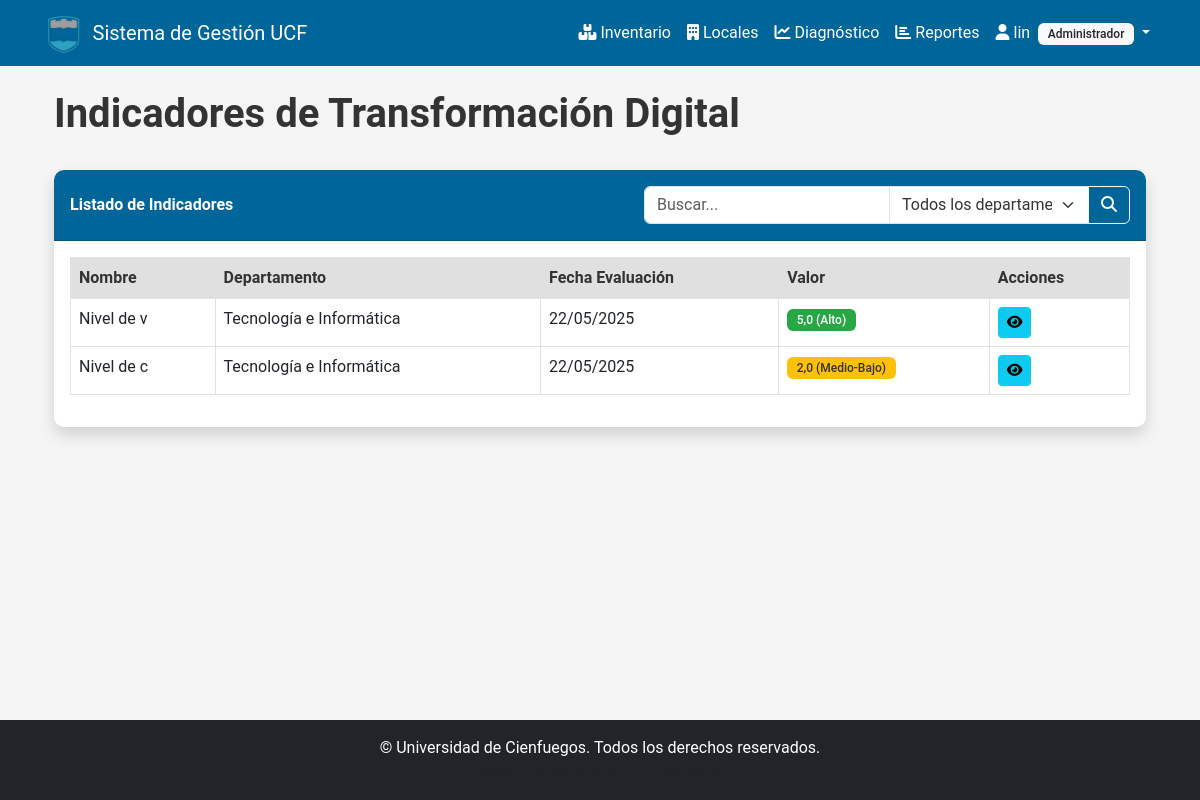
The app's page /diagnostico/indicadores/ (signed in), older data.
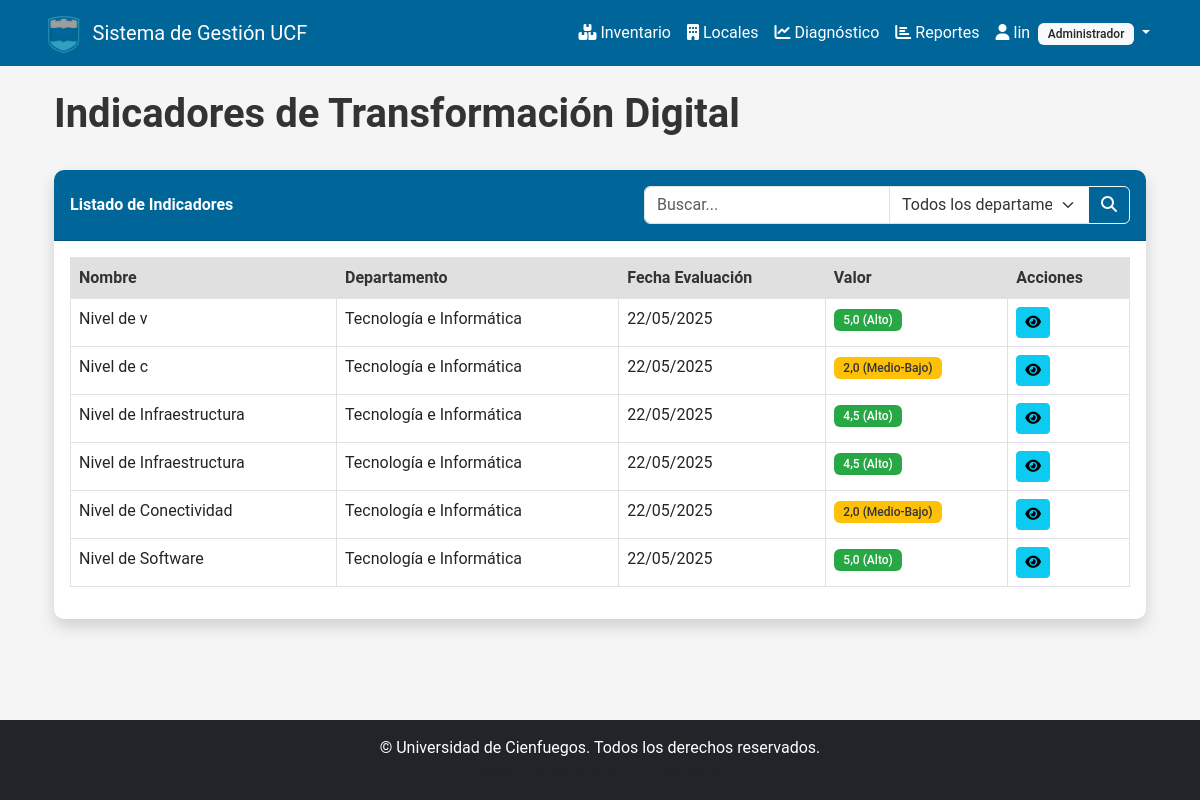
The same page, newer data.
### usuarios/models.py (models this page shows, shortened)
class PerfilUsuario(models.Model):
    usuario = models.OneToOneField(
        User, on_delete=models.CASCADE, related_name='perfil')
    departamento = models.ForeignKey(
        Departamento, on_delete=models.SET_NULL, null=True)
    rol = models.ForeignKey(Rol, on_delete=models.SET_NULL, null=True)
    fecha_registro = models.DateTimeField(auto_now_add=True)
    ultimo_acceso = models.DateTimeField(null=True, blank=True)
    telefono = models.CharField(max_length=20, blank=True, null=True)
    foto = models.ImageField(upload_to='perfiles/', blank=True, null=True)
    class Meta:
        verbose_name = "Perfil de Usuario"
        verbose_name_plural = "Perfiles de Usuarios"

class Rol(models.Model):
    nombre = models.CharField(max_length=50)
    descripcion = models.TextField(blank=True, null=True)
    permisos = models.TextField(blank=True, null=True)
    class Meta:
        verbose_name = "Rol"
        verbose_name_plural = "Roles"

class Departamento(models.Model):
    nombre = models.CharField(max_length=100)
    descripcion = models.TextField(blank=True, null=True)
    ubicacion = models.CharField(max_length=100, blank=True, null=True)
    responsable = models.ForeignKey(
        User, on_delete=models.SET_NULL, null=True, related_name='departamentos_a_cargo')
    class Meta:
        verbose_name = "Departamento"
        verbose_name_plural = "Departamentos"

### diagnostico/models.py (models this page shows, shortened)
class IndicadorDiagnostico(models.Model):
    diagnostico = models.ForeignKey(
        Diagnostico, on_delete=models.CASCADE, related_name='indicadores')
    nombre = models.CharField(max_length=100)
    valor = models.FloatField()
    descripcion = models.TextField(blank=True, null=True)
    recomendacion = models.TextField(blank=True, null=True)
    class Meta:
        verbose_name = "Indicador de Diagnóstico"
        verbose_name_plural = "Indicadores de Diagnóstico"

class Diagnostico(models.Model):
    fecha = models.DateTimeField(auto_now_add=True)
    departamento = models.ForeignKey(
        Departamento, on_delete=models.CASCADE, related_name='diagnosticos')
    responsable = models.ForeignKey(
        User, on_delete=models.CASCADE, related_name='diagnosticos_realizados')
    cuestionario = models.ForeignKey(
        Cuestionario, on_delete=models.CASCADE, related_name='diagnosticos')
    nivel_general = models.FloatField(null=True, blank=True)
    observaciones = models.TextField(blank=True, null=True)
    class Meta:
        verbose_name = "Diagnóstico"
        verbose_name_plural = "Diagnósticos"
        ordering = ['-fecha']

### diagnostico/views.py (the view)
# urls.py: path('indicadores/', views.indicador_list, name='indicador_list'),
@login_required
def indicador_list(request):
    indicadores = IndicadorDiagnostico.objects.all().select_related(
        'diagnostico', 'diagnostico__departamento')
    search = request.GET.get('search', '')
    departamento = request.GET.get('departamento', '')
    if search:
        indicadores = indicadores.filter(
            nombre__icontains=search
        ) | indicadores.filter(
            diagnostico__departamento__nombre__icontains=search
        )
    if departamento:
        indicadores = indicadores.filter(
            diagnostico__departamento_id=departamento)
    departamentos = Departamento.objects.all()
    return render(request, 'diagnostico/indicador_list.html', {
        'indicadores': indicadores,
        'search': search,
        'departamento': departamento,
        'departamentos': departamentos
    })

### reportes/views.py (called while the page is built)
def permisos_context(request):
    context = {}
    if request.user.is_authenticated:
        context.update({
            'puede_ver_reportes': puede_ver_reportes(request.user),
            'puede_ver_actividad': puede_ver_actividad(request.user),
            'es_admin': es_admin(request.user),
        })
    else:
        context.update({
            'puede_ver_reportes': False,
            'puede_ver_actividad': False,
            'es_admin': False,
        })
    return context

### templates/diagnostico/indicador_list.html (shortened to what this page needs)
{% extends 'base/base.html' %}
{% block content %}
<div class="container">
    <div class="d-flex justify-content-between align-items-center mb-4">
        <h1>Indicadores de Transformación Digital</h1>
    </div>
    <div class="card shadow mb-4">
        <div class="card-header py-3 d-flex flex-wrap justify-content-between align-items-center">
            <h6 class="m-0 font-weight-bold text-white">Listado de Indicadores</h6>
            <form method="get" class="d-flex mt-2 mt-md-0">
                <div class="input-group">
                    <input type="text" class="form-control" placeholder="Buscar..." name="search" value="{{ search }}">
                    <select class="form-select" name="departamento" style="max-width: 200px;">
                        <option value="">Todos los departamentos</option>
                    </select>
                    <button class="btn btn-outline-light" type="submit">
                        <i class="fas fa-search"></i>
                    </button>
                </div>
            </form>
        </div>
        <div class="card-body">
            <div class="table-responsive">
                <table class="table table-bordered table-hover" width="100%" cellspacing="0">
                    <thead>
                        <tr>
                            <th>Nombre</th>
                            <th>Departamento</th>
                            <th>Fecha Evaluación</th>
                            <th>Valor</th>
                            <th>Acciones</th>
                        </tr>
                    </thead>
                    <tbody>
                        {% if indicadores %}
                            {% for indicador in indicadores %}
                                <tr>
                                    <td>{{ indicador.nombre }}</td>
                                    <td>{{ indicador.diagnostico.departamento.nombre }}</td>
                                    <td>{{ indicador.diagnostico.fecha|date:"d/m/Y" }}</td>
                                    <td>
                                        {% if indicador.valor < 2 %}
                                            <span class="badge bg-danger">{{ indicador.valor|floatformat:1 }} (Bajo)</span>
                                        {% elif indicador.valor < 3 %}
                                            <span class="badge bg-warning">{{ indicador.valor|floatformat:1 }} (Medio-Bajo)</span>
                                        {% elif indicador.valor < 4 %}
                                            <span class="badge bg-info">{{ indicador.valor|floatformat:1 }} (Medio-Alto)</span>
                                        {% else %}
                                            <span class="badge bg-success">{{ indicador.valor|floatformat:1 }} (Alto)</span>
                                        {% endif %}
                                    </td>
                                    <td>
                                        <a href="{% url 'indicador_detail' pk=indicador.id %}" class="btn btn-sm btn-info">
                                            <i class="fas fa-eye"></i>
                                        </a>
                                    </td>
                                </tr>
                            {% endfor %}
                        {% else %}
                            <tr>
                                <td colspan="5" class="text-center">No hay indicadores disponibles</td>
                            </tr>
                        {% endif %}
                    </tbody>
                </table>
            </div>
        </div>
    </div>
</div>
{% endblock %}

### templates/base/base.html (shortened to what this page needs)
<!DOCTYPE html>
<html lang="es">
<head>
    <link href="https://cdn.jsdelivr.net/npm/bootstrap@5.3.0-alpha1/dist/css/bootstrap.min.css" rel="stylesheet">
    <link rel="stylesheet" href="https://cdnjs.cloudflare.com/ajax/libs/font-awesome/6.4.0/css/all.min.css" />
    <link rel="stylesheet" href="/static/css/main.css">
</head>
<body>
    <header>
        <nav class="navbar navbar-expand-lg navbar-dark bg-primary">
            <div class="container">
                <a class="navbar-brand d-flex align-items-center" href="/">
                    <img src="/static/img/logo_ucf.png" alt="Logo UCF" height="40" class="me-2">
                    <span>Sistema de Gestión UCF</span>
                </a>
                <div class="collapse navbar-collapse" id="navbarNav">
                    <ul class="navbar-nav ms-auto">
                        {% if user.is_authenticated %}
                            <li class="nav-item">
                                <a class="nav-link" href="/inventario/">
                                    <i class="fas fa-boxes me-1"></i>Inventario
                                </a>
                            </li>
                            <li class="nav-item">
                                <a class="nav-link" href="/locales/">
                                    <i class="fas fa-building me-1"></i>Locales
                                </a>
                            </li>
                            <li class="nav-item">
                                <a class="nav-link" href="/diagnostico/">
                                    <i class="fas fa-chart-line me-1"></i>Diagnóstico
                                </a>
                            </li>
                            {% if user.perfil.rol.nombre != 'Usuario Regular' %}
                            <li class="nav-item">
                                <a class="nav-link" href="/reportes/">
                                    <i class="fas fa-chart-bar me-1"></i>Reportes
                                </a>
                            </li>
                            {% endif %}
                            <li class="nav-item dropdown">
                                <a class="nav-link dropdown-toggle" href="#" id="navbarDropdown" role="button" data-bs-toggle="dropdown">
                                    <i class="fas fa-user me-1"></i>{{ user.username }}
                                    {% if user.perfil.rol %}
                                        <small class="badge bg-light text-dark ms-1">{{ user.perfil.rol.nombre }}</small>
                                    {% endif %}
                                </a>
                            </li>
                        {% else %}
                            <li class="nav-item">
                            </li>
                        {% endif %}
                    </ul>
                </div>
            </div>
        </nav>
    </header>
    <main class="container py-4">
        {% block content %}{% endblock %}
    </main>
    <footer class="bg-dark text-white mt-5 py-3">
        <div class="container text-center">
            <p class="mb-0">© {{ current_year }} Universidad de Cienfuegos. Todos los derechos reservados.</p>
            {% if user.is_authenticated %}
                <small class="text-muted">
                </small>
            {% endif %}
        </div>
    </footer>
</body>
</html>

### static/css/main.css (style rules this page uses)
:root { --primary: #006699; --secondary: #3399CC; --tertiary: #48A5C6; --light: #F5F5F5; --dark: #333333; --gray: #666666; --white: #FFFFFF; --light-gray: #E0E0E0; }
body { font-family: 'Roboto', 'Segoe UI', 'Arial', sans-serif; color: var(--dark); background-color: var(--light); min-height: 100vh; display: flex; flex-direction: column; }
main { flex-grow: 1; }
h1, h2, h3, h4, h5, h6 { color: var(--dark); font-weight: 600; }
p, li, td, th, input, select, textarea { color: var(--dark); }
a { color: var(--primary); text-decoration: none; transition: color 0.2s; }
.navbar-dark.bg-primary { background-color: var(--primary) !important; }
.navbar-dark .navbar-nav .nav-link { color: var(--white); }
.navbar-brand { color: var(--white) !important; }
.navbar-brand img { transition: transform 0.3s ease; }
.card { border: none; border-radius: 10px; box-shadow: 0 4px 6px rgba(0, 0, 0, 0.1); transition: transform 0.3s ease, box-shadow 0.3s ease; background-color: var(--white); }
.card-header { background-color: var(--primary); color: var(--white); border-radius: 10px 10px 0 0 !important; font-weight: 600; }
.card-header .m-0 { color: var(--white); }
.card-header h6, .card-header .text-primary, .card-header .m-0.font-weight-bold.text-primary { color: var(--white) !important; }
.table { color: var(--dark); }
.table thead th { background-color: var(--light-gray); color: var(--dark); font-weight: 600; }
.badge { font-weight: 500; padding: 0.4em 0.8em; }
.badge.bg-success { background-color: #28a745 !important; color: var(--white); }
.badge.bg-warning { background-color: #ffc107 !important; color: var(--dark); }
.bg-primary { background-color: var(--primary) !important; color: var(--white) !important; }
.form-control, .form-select { color: var(--dark); border: 1px solid var(--light-gray); transition: border-color 0.3s ease, box-shadow 0.3s ease; }
footer { background-color: var(--primary) !important; color: var(--white); }
footer p { color: var(--white); margin-bottom: 0; }

Row changes from the older to the newer data that the page shows:
added IndicadorDiagnostico: nombre "Nivel de Infraestructura", diagnostico.departamento.nombre "Tecnología e Informática", diagnostico.fecha "22/05/2025", valor "4,5"
added IndicadorDiagnostico: nombre "Nivel de Infraestructura", diagnostico.departamento.nombre "Tecnología e Informática", diagnostico.fecha "22/05/2025", valor "4,5"
added IndicadorDiagnostico: nombre "Nivel de Conectividad", diagnostico.departamento.nombre "Tecnología e Informática", diagnostico.fecha "22/05/2025", valor "2,0"
added IndicadorDiagnostico: nombre "Nivel de Software", diagnostico.departamento.nombre "Tecnología e Informática", diagnostico.fecha "22/05/2025", valor "5,0"
